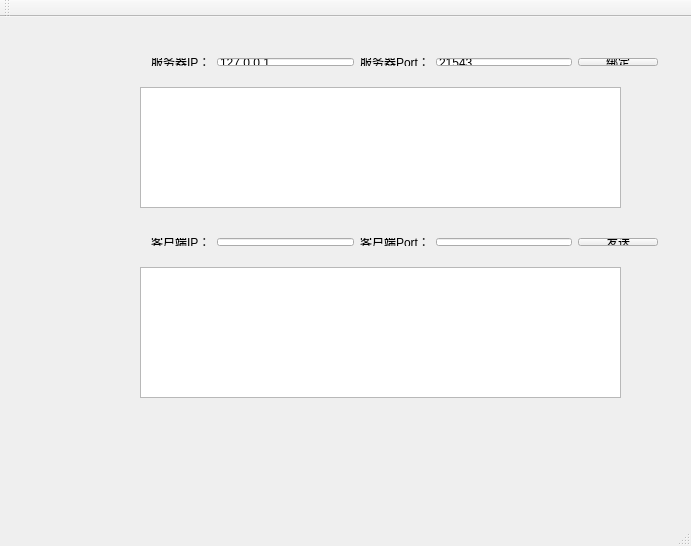
<?xml version="1.0" encoding="UTF-8"?>
<ui version="4.0">
 <class>MainWindow</class>
 <widget class="QMainWindow" name="MainWindow">
  <property name="geometry">
   <rect>
    <x>0</x>
    <y>0</y>
    <width>691</width>
    <height>546</height>
   </rect>
  </property>
  <property name="windowTitle">
   <string>MainWindow</string>
  </property>
  <widget class="QWidget" name="centralWidget">
   <widget class="QTextEdit" name="textEdit">
    <property name="geometry">
     <rect>
      <x>140</x>
      <y>70</y>
      <width>481</width>
      <height>121</height>
     </rect>
    </property>
   </widget>
   <widget class="QWidget" name="layoutWidget">
    <property name="geometry">
     <rect>
      <x>140</x>
      <y>210</y>
      <width>529</width>
      <height>30</height>
     </rect>
    </property>
    <layout class="QHBoxLayout" name="horizontalLayout_2">
     <item>
      <widget class="QLabel" name="label_3">
       <property name="text">
        <string>客户端IP：</string>
       </property>
      </widget>
     </item>
     <item>
      <widget class="QLineEdit" name="lineEdit_3"/>
     </item>
     <item>
      <widget class="QLabel" name="label_4">
       <property name="text">
        <string>客户端Port：</string>
       </property>
      </widget>
     </item>
     <item>
      <widget class="QLineEdit" name="lineEdit_4"/>
     </item>
     <item>
      <widget class="QPushButton" name="btn_send">
       <property name="text">
        <string>发送</string>
       </property>
      </widget>
     </item>
    </layout>
   </widget>
   <widget class="QTextEdit" name="textEdit_2">
    <property name="geometry">
     <rect>
      <x>140</x>
      <y>250</y>
      <width>481</width>
      <height>131</height>
     </rect>
    </property>
   </widget>
   <widget class="QWidget" name="">
    <property name="geometry">
     <rect>
      <x>140</x>
      <y>30</y>
      <width>529</width>
      <height>30</height>
     </rect>
    </property>
    <layout class="QHBoxLayout" name="horizontalLayout">
     <item>
      <widget class="QLabel" name="label">
       <property name="text">
        <string>服务器IP：</string>
       </property>
      </widget>
     </item>
     <item>
      <widget class="QLineEdit" name="ledit_server_addr">
       <property name="text">
        <string>127.0.0.1</string>
       </property>
      </widget>
     </item>
     <item>
      <widget class="QLabel" name="label_2">
       <property name="text">
        <string>服务器Port：</string>
       </property>
      </widget>
     </item>
     <item>
      <widget class="QLineEdit" name="ledit_server_port">
       <property name="text">
        <string>21543</string>
       </property>
      </widget>
     </item>
     <item>
      <widget class="QPushButton" name="btn_bind">
       <property name="text">
        <string>绑定</string>
       </property>
      </widget>
     </item>
    </layout>
   </widget>
  </widget>
  <widget class="QMenuBar" name="menuBar">
   <property name="geometry">
    <rect>
     <x>0</x>
     <y>0</y>
     <width>691</width>
     <height>23</height>
    </rect>
   </property>
  </widget>
  <widget class="QToolBar" name="mainToolBar">
   <attribute name="toolBarArea">
    <enum>TopToolBarArea</enum>
   </attribute>
   <attribute name="toolBarBreak">
    <bool>false</bool>
   </attribute>
  </widget>
  <widget class="QStatusBar" name="statusBar"/>
 </widget>
 <layoutdefault spacing="6" margin="11"/>
 <resources/>
 <connections/>
</ui>
